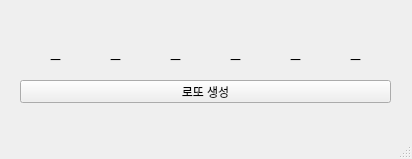
<?xml version="1.0" encoding="UTF-8"?>
<ui version="4.0">
 <class>MainWindow</class>
 <widget class="QMainWindow" name="MainWindow">
  <property name="geometry">
   <rect>
    <x>0</x>
    <y>0</y>
    <width>412</width>
    <height>159</height>
   </rect>
  </property>
  <property name="windowTitle">
   <string>MainWindow</string>
  </property>
  <widget class="QWidget" name="centralwidget">
   <widget class="QLabel" name="lbl">
    <property name="geometry">
     <rect>
      <x>50</x>
      <y>50</y>
      <width>21</width>
      <height>20</height>
     </rect>
    </property>
    <property name="text">
     <string>ㅡ</string>
    </property>
   </widget>
   <widget class="QPushButton" name="pb">
    <property name="geometry">
     <rect>
      <x>20</x>
      <y>80</y>
      <width>371</width>
      <height>23</height>
     </rect>
    </property>
    <property name="text">
     <string>로또 생성</string>
    </property>
   </widget>
   <widget class="QLabel" name="lbl_2">
    <property name="geometry">
     <rect>
      <x>110</x>
      <y>50</y>
      <width>21</width>
      <height>20</height>
     </rect>
    </property>
    <property name="text">
     <string>ㅡ</string>
    </property>
   </widget>
   <widget class="QLabel" name="lbl_3">
    <property name="geometry">
     <rect>
      <x>230</x>
      <y>50</y>
      <width>21</width>
      <height>20</height>
     </rect>
    </property>
    <property name="text">
     <string>ㅡ</string>
    </property>
   </widget>
   <widget class="QLabel" name="lbl_4">
    <property name="geometry">
     <rect>
      <x>290</x>
      <y>50</y>
      <width>21</width>
      <height>20</height>
     </rect>
    </property>
    <property name="text">
     <string>ㅡ</string>
    </property>
   </widget>
   <widget class="QLabel" name="lbl_5">
    <property name="geometry">
     <rect>
      <x>350</x>
      <y>50</y>
      <width>21</width>
      <height>20</height>
     </rect>
    </property>
    <property name="text">
     <string>ㅡ</string>
    </property>
   </widget>
   <widget class="QLabel" name="lbl_6">
    <property name="geometry">
     <rect>
      <x>170</x>
      <y>50</y>
      <width>21</width>
      <height>20</height>
     </rect>
    </property>
    <property name="text">
     <string>ㅡ</string>
    </property>
   </widget>
  </widget>
  <widget class="QMenuBar" name="menubar">
   <property name="geometry">
    <rect>
     <x>0</x>
     <y>0</y>
     <width>412</width>
     <height>21</height>
    </rect>
   </property>
  </widget>
  <widget class="QStatusBar" name="statusbar"/>
 </widget>
 <resources/>
 <connections/>
</ui>
